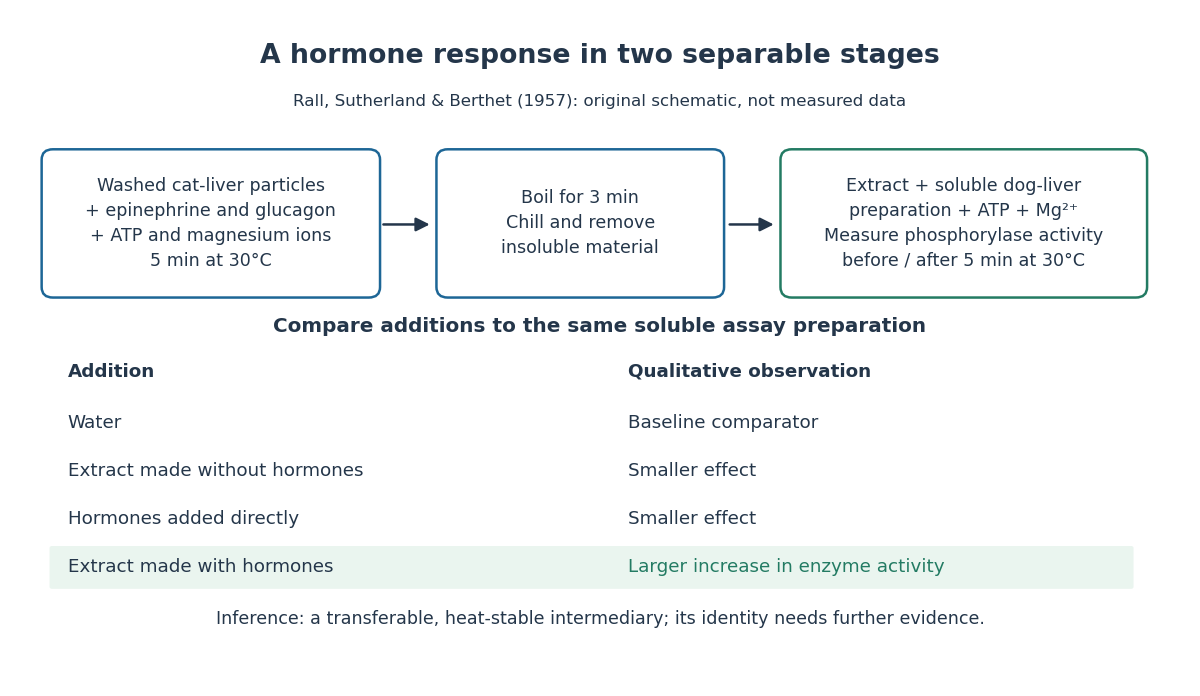

Write Python code to recreate this figure.
"""Draw the classical extract-transfer experiment, with qualitative controls.

Run from _media with MPLCONFIGDIR=/tmp/codex-wiki-matplotlib.
Tested with Python 3.14.4, matplotlib 3.10.7; uses the root pyproject environment.
Output: second-messenger-transfer.png in the current directory.
Source: Rall, Sutherland and Berthet (1957), JBC 224, Figure 4, pp. 470-471,
https://doi.org/10.1016/S0021-9258(18)65045-8.
An original schematic, not digitized data or a reproduction of the paper's figure.
"""

from pathlib import Path

import matplotlib

matplotlib.use("Agg")
import matplotlib.pyplot as plt
from matplotlib.patches import FancyArrowPatch, FancyBboxPatch


OUTPUT = Path("second-messenger-transfer.png")
INK = "#24364a"
BLUE = "#1d6696"
GREEN = "#237b63"


def box(ax, x, y, width, height, text, color):
    ax.add_patch(FancyBboxPatch(
        (x, y), width, height, boxstyle="round,pad=0.10",
        facecolor="white", edgecolor=color, linewidth=1.5,
    ))
    ax.text(x + width / 2, y + height / 2, text,
            ha="center", va="center", color=INK, fontsize=10.5, linespacing=1.5)


def main():
    plt.rcParams.update({"font.family": "DejaVu Sans", "font.size": 11})
    fig, ax = plt.subplots(figsize=(10, 5.8), dpi=120, facecolor="white")
    fig.subplots_adjust(left=0.03, right=0.97, bottom=0.04, top=0.94)
    ax.set(xlim=(0, 10), ylim=(0, 6))
    ax.axis("off")
    ax.text(5, 5.8, "A hormone response in two separable stages",
            ha="center", weight="bold", color=INK, fontsize=16)
    ax.text(5, 5.38, "Rall, Sutherland & Berthet (1957): original schematic, not measured data",
            ha="center", color=INK, fontsize=10)
    box(ax, 0.15, 3.65, 2.8, 1.22,
        "Washed cat-liver particles\n+ epinephrine and glucagon\n+ ATP and magnesium ions\n5 min at 30°C", BLUE)
    box(ax, 3.65, 3.65, 2.35, 1.22,
        "Boil for 3 min\nChill and remove\ninsoluble material", BLUE)
    box(ax, 6.7, 3.65, 3.05, 1.22,
        "Extract + soluble dog-liver\npreparation + ATP + Mg²⁺\nMeasure phosphorylase activity\nbefore / after 5 min at 30°C", GREEN)
    for left, right in ((3.05, 3.52), (6.12, 6.57)):
        ax.add_patch(FancyArrowPatch((left, 4.25), (right, 4.25),
                     arrowstyle="-|>", mutation_scale=17, color=INK, linewidth=1.5))
    ax.text(5, 3.22, "Compare additions to the same soluble assay preparation",
            ha="center", weight="bold", color=INK, fontsize=12)
    rows = [
        ("Water", "Baseline comparator"),
        ("Extract made without hormones", "Smaller effect"),
        ("Hormones added directly", "Smaller effect"),
        ("Extract made with hormones", "Larger increase in enzyme activity"),
    ]
    ax.text(0.28, 2.79, "Addition", weight="bold", color=INK)
    ax.text(5.25, 2.79, "Qualitative observation", weight="bold", color=INK)
    for index, (addition, observation) in enumerate(rows):
        y = 2.35 - 0.46 * index
        if index == 3:
            ax.add_patch(FancyBboxPatch((0.14, y - 0.19), 9.57, 0.37,
                         boxstyle="round,pad=0.02", linewidth=0,
                         facecolor="#eaf5ef"))
        ax.text(0.28, y, addition, color=INK, va="center", fontsize=11)
        ax.text(5.25, y, observation, color=GREEN if index == 3 else INK,
                va="center", fontsize=11)
    ax.text(5, 0.42, "Inference: a transferable, heat-stable intermediary; its identity needs further evidence.",
            ha="center", color=INK, fontsize=10.5)
    fig.savefig(OUTPUT, facecolor="white", transparent=False)
    plt.close(fig)


if __name__ == "__main__":
    main()
